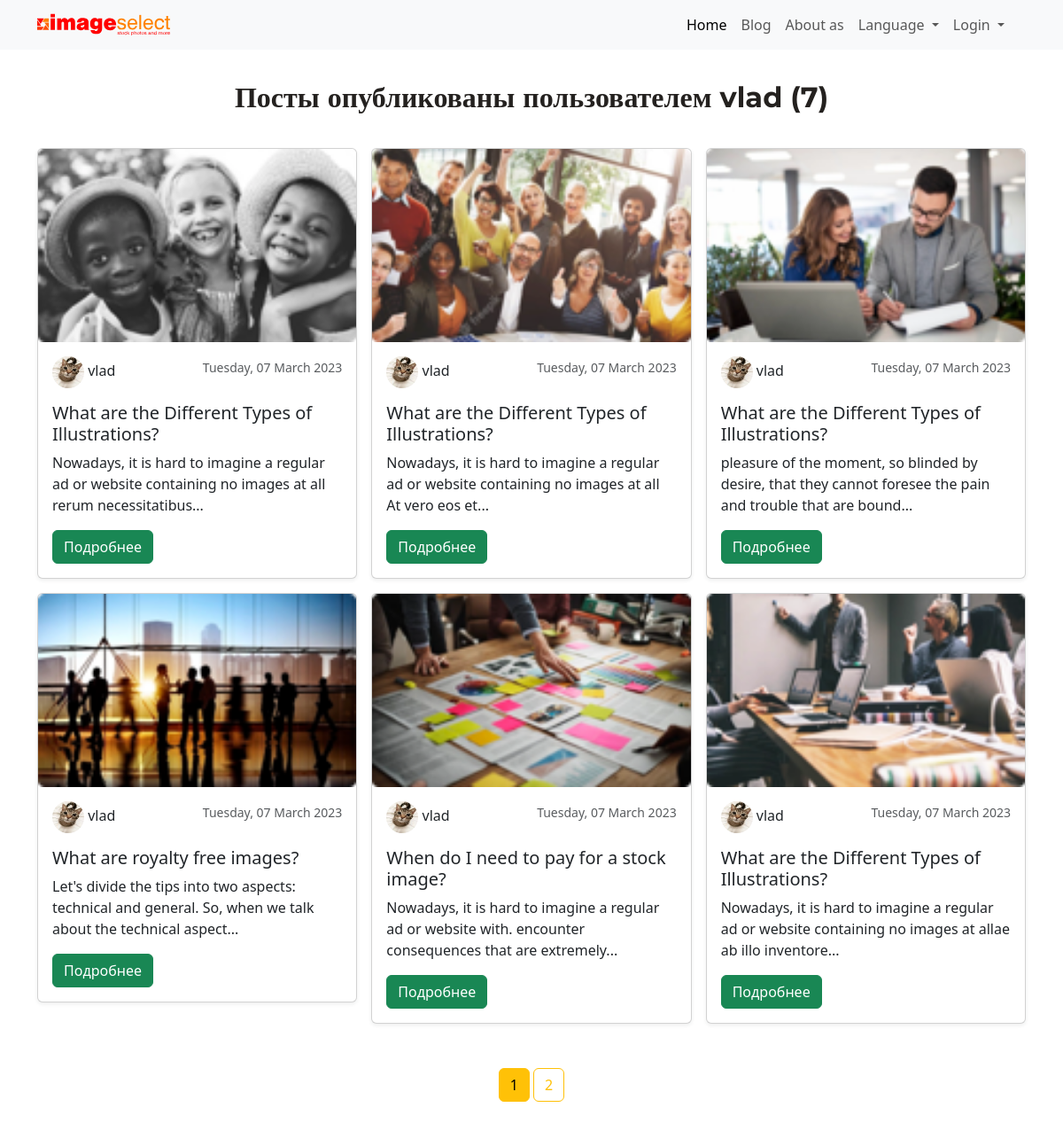
Screenshot of /user/vlad with the database file from the repository.
### flask_blog_portfolio/models.py (models this page shows, shortened)
class User(db.Model, UserMixin):
    id = db.Column(db.Integer, primary_key=True)
    username = db.Column(db.String(20), unique=True, nullable=False)
    email = db.Column(db.String(120), unique=True, nullable=False)
    image_file = db.Column(db.String(20), nullable=False, default='default.png')
    password = db.Column(db.String(60), nullable=False)
    post = db.relationship('Post', backref='author', lazy=True)

class Post(db.Model):
    id = db.Column(db.Integer, primary_key=True)
    title = db.Column(db.String(100), nullable=False)
    date_posted = db.Column(db.DateTime, nullable=False, default=datetime.utcnow)
    update_post = db.Column(db.DateTime, nullable=False, default=datetime.utcnow)
    content = db.Column(db.Text, nullable=False)
    user_id = db.Column(db.Integer, db.ForeignKey('user.id'), nullable=False)
    image_file = db.Column(db.String(20), nullable=False, default='default.png')
    category_id = db.Column(db.Integer, db.ForeignKey('category.id'), nullable=False)
    hashtags = db.relationship('Hashtag', secondary=hashtag_posts, backref=db.backref('posts', lazy='dynamic'))
    comments = db.relationship('Comment', backref='title', lazy='select', cascade='all, delete-orphan')

### flask_blog_portfolio/users/routes.py (the view)
@users.route("/user/<string:username>")
def user_posts(username):
    page = request.args.get('page', 1, type=int)
    user = User.query.filter_by(username=username).first_or_404()
    posts = Post.query.filter_by(author=user).order_by(Post.date_posted.desc()).paginate(page=page, per_page=6)
    return render_template('user_posts.html', posts=posts, user=user)

### flask_blog_portfolio/templates/user_posts.html
{% extends "layout.html" %}
{% block body %}
<section>
    <div class="container">
        <h1 class="title_post_user">Посты опубликованы пользователем {{ user.username }} ({{ posts.total }})</h1>
        <div class="row row-cols-1 row-cols-sm-2 row-cols-md-3 g-3">
            {% for post in posts.items %}
            <div class="col">
                <div class="card shadow-sm">
                    <a class="title" href="{{ url_for('posts.post', post_id=post.id) }}">
                        <img class="all_post_img"
                             src="{{ url_for('static', filename='profile_pics/' + post.image_file) }}">
                    </a>
                    <div class="card-body">
                        <div class="d-flex flex-row mb-3">
                            <div class="flex-grow-1">
                            <span class="account_img">
                                <img class="post_author"
                                     src="{{ url_for('static', filename='profile_pics/' + post.author.image_file) }}">
                            </span>
                                <span> <a href="{{ url_for('users.user_posts', username=post.author.username) }}"
                                          id="author" style="margin: 0 auto;">{{ post.author.username }}</a></span>
                            </div>
                            <span class="card-text"><small class="text-muted">{{ post.date_posted.strftime('%A, %d %B %Y') }}</small></span>
                        </div>
                        <h5 class="card-title"><a class="title" href="{{ url_for('posts.post', post_id=post.id) }}">{{
                            post.title }}</a></h5>
                        <p class="card-text">{{ post.content| truncate(110, False, '...', 0)}}</p>
                        <div class="d-flex justify-content-between align-items-center">
                            <div class="btn-group">
                                <a href="{{ url_for('posts.post', post_id=post.id) }}"
                                   class="btn btn-success">Подробнее</a>
                            </div>
                        </div>
                    </div>
                </div>
            </div>
            {% endfor %}
        </div>
    <div class="text-center all_post_paginate">
        {% for page_num in posts.iter_pages(left_edge=1, right_edge=1, left_current=1, right_current=2) %}
        {% if page_num %}
        {% if posts.page == page_num %}
        <a class="btn btn-warning mb-4" href="{{ url_for('users.user_posts', username=user.username, page=page_num) }}">{{
            page_num }}</a>
        {% else %}
        <a class="btn btn-outline-warning mb-4" href="{{ url_for('users.user_posts', username=user.username, page=page_num) }}">{{ page_num }}</a>
        {% endif %}
        {% else %}
        ...
        {% endif %}
        {% endfor %}
    </div>
</section>
{% endblock %}

### flask_blog_portfolio/static/css/main.css (style rules this page uses)
html { font-family: 'Montserrat', sans-serif;; }
a { text-decoration: none; color: inherit; }
section, .padding_menu { padding-top: 60px; }
.account_img { width: 150px; height: 150px; }
.post_author { width: 36px; height: 36px; border-radius: 50%; }
.all_post_img { max-width: 420px; max-height: 250px; width: 100%; border-top-left-radius: 5px; border-top-right-radius: 5px; }
.all_post_paginate { padding-top: 50px; }
.title_post_user { font-family: 'Montserrat'; font-style: normal; font-weight: 700; font-size: 32px; line-height: 39px; text-align: center; color: #24211F; padding: 30px 0 30px; }

### rows the page displays
User: username "vlad"
Post: image_file (picture), author.username "vlad", date_posted "Tuesday, 07 March 2023", title "What are the Different Types of Illustrations?", content "Nowadays, it is hard to imagine a regular ad or website containing no images at all rerum necessitatibus..."
Post: image_file (picture), author.username "vlad", date_posted "Tuesday, 07 March 2023", title "What are the Different Types of Illustrations?", content "Nowadays, it is hard to imagine a regular ad or website containing no images at all At vero eos et..."
Post: image_file (picture), author.username "vlad", date_posted "Tuesday, 07 March 2023", title "What are the Different Types of Illustrations?", content "pleasure of the moment, so blinded by desire, that they cannot foresee the pain and trouble that are bound..."
Post: image_file (picture), author.username "vlad", date_posted "Tuesday, 07 March 2023", title "What are royalty free images?", content "Let's divide the tips into two aspects: technical and general. So, when we talk about the technical aspect..."
Post: image_file (picture), author.username "vlad", date_posted "Tuesday, 07 March 2023", title "When do I need to pay for a stock image?", content "Nowadays, it is hard to imagine a regular ad or website with. encounter consequences that are extremely..."
Post: image_file (picture), author.username "vlad", date_posted "Tuesday, 07 March 2023", title "What are the Different Types of Illustrations?", content "Nowadays, it is hard to imagine a regular ad or website containing no images at allae ab illo inventore..."

### other values shown
{{ posts.total }} "7"
{{ page_num }} "1"
{{ page_num }} "2"
